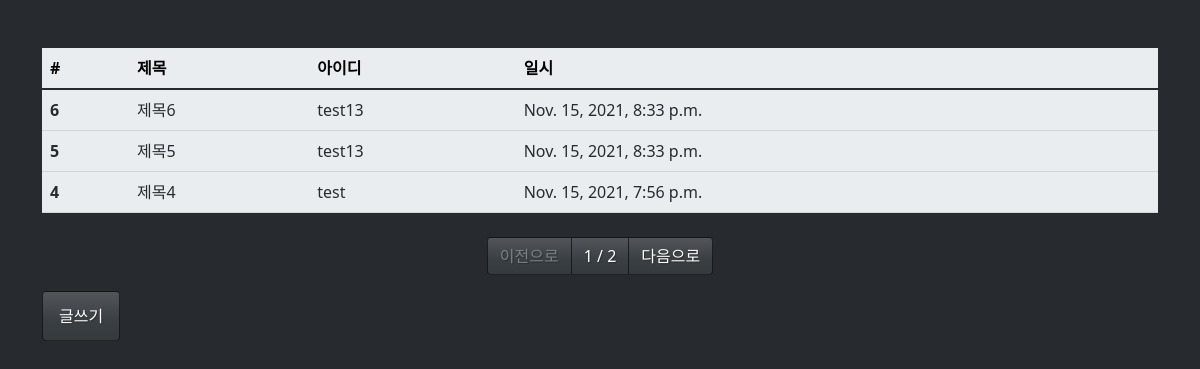
/board/list/, run on the app's committed database.
### board/models.py (models this page shows, shortened)
class Board(models.Model):
    title = models.CharField(max_length=128,
                             verbose_name='제목')
    contents = models.TextField(verbose_name='내용')  # Text길에제한없음
    writer = models.ForeignKey('fcuser.Fcuser', on_delete=models.CASCADE,
                               verbose_name="작성자")
    tags = models.ManyToManyField('tag.Tag', verbose_name='태그')
    registered_dttm = models.DateTimeField(auto_now_add=True,
                                           verbose_name="등록시간")
    class Meta:
        db_table = 'fastcampus_board'
        verbose_name = "패스트캠퍼스 게시글 "
        verbose_name_plural = "패스트캠퍼스 게시글"

### fcuser/models.py (models this page shows)
class Fcuser(models.Model):
    username = models.CharField(max_length=32,
                                verbose_name='사용자명')
    useremail = models.EmailField(max_length=128,
                                  verbose_name='사용자이메일')
    password = models.CharField(max_length=64,
                                verbose_name="비밀번호")
    registered_dttm = models.DateTimeField(auto_now_add=True,
                                           verbose_name="등록시간")
    def __str__(self):
        return self.username
    class Meta:
        db_table = 'fastcampus_fcuser'
        verbose_name = "패스트캠퍼스 사용자"
        verbose_name_plural = "패스트캠퍼스 사용자"

### board/views.py (the view)
# urls.py: path('list/', views.board_list),
def board_list(request):
    all_boards = Board.objects.all().order_by('-id')  # 다가져오고 (id역순정렬 -
    page = int(request.GET.get('p', 1))  # page번호를 (p변수로) GET방식으로 받기 , get없으면 1
    paginator = Paginator(all_boards, 3)  # 2개씩 나오게
    boards = paginator.get_page(page)
    return render(request, "board_list.html", {'boards': boards})

### board/templates/board_list.html
{% extends "base.html" %}
{% block contents %}
<div class="row mt-5">
    <div class="col-12">
        <table class="table table-light">
            <thead class="thead-light">
                <tr>
                <th>#</th>
                <th>제목</th>
                <th>아이디</th>
                <th>일시</th>
                </tr>
            </thead>
            <tbody class="text-dark">
                {% for board in boards %}
                <tr onclick="location.href='/board/detail/{{board.id}}/'">
                    <th> {{board.id}} </th>
                    <td> {{board.title}} </td>
                    <td> {{board.writer}} </td>
                    <td> {{board.registered_dttm}} </td>
                </tr>
                {% endfor %}
            </tbody>
        </table>
    </div>
</div>
<div class="row mt-2">
    <div class="col-12">
    <nav>
        <ul class="pagination justify-content-center">
            {% if boards.has_previous %}
                <li class="page-item ">
                <a href="?p={{boards.previous_page_number}}" class="page-link">이전으로 </a>
            </li>
            {% else %}
                <li class="page-item disabled">
                <a class="page-link " href="#"> 이전으로</a>
                </li>
            {% endif %}
            <li class="page-item">
                <a href="#" class="page-link">
                {{boards.number}} / {{boards.paginator.num_pages}}
                </a>
            </li>
            {% if boards.has_next %}
                <li class="page-item">
                <a href="?p={{boards.next_page_number}}" class="page-link"> 다음으로 </a>
            {% else %}
                <li class="page-item disabled">
                <a href="#" class="page-link disabled"> 다음으로 </a>
            {% endif %}
            </li>
        </ul>
    </nav>
    </div>
</div>
<div class="row">
     <div class="col-12">
        <button type="submit" class="btn btn-primary" onclick="location.href='/board/write'">글쓰기</button>
    </div>
</div>
{% endblock %}

### board/templates/base.html (shortened to what this page needs)
<!DOCTYPE html>
<html lang="en">
<head>
    <link rel="stylesheet" href="/static/bootstrap.min.css" />
</head>
<body>
<div class="container">
    {% block contents %}
    {% endblock %}
</div>
</body>
</html>

### data on the page
Board: id "6", title "제목6", writer "test13", registered_dttm "Nov. 15, 2021, 8:33 p.m."
Board: id "5", title "제목5", writer "test13", registered_dttm "Nov. 15, 2021, 8:33 p.m."
Board: id "4", title "제목4", writer "test", registered_dttm "Nov. 15, 2021, 7:56 p.m."

### other printed values
{{ boards.number }} "1"
{{ boards.paginator.num_pages }} "2"
